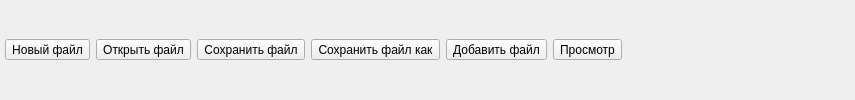
         <widget class="QFrame" name="controlsFrame">
          <property name="sizePolicy">
           <sizepolicy hsizetype="Preferred" vsizetype="Preferred">
            <horstretch>0</horstretch>
            <verstretch>0</verstretch>
           </sizepolicy>
          </property>
          <property name="frameShape">
           <enum>QFrame::NoFrame</enum>
          </property>
          <property name="frameShadow">
           <enum>QFrame::Plain</enum>
          </property>
          <layout class="QGridLayout" name="gridLayout_7">
           <property name="leftMargin">
            <number>5</number>
           </property>
           <property name="topMargin">
            <number>5</number>
           </property>
           <property name="rightMargin">
            <number>5</number>
           </property>
           <property name="bottomMargin">
            <number>5</number>
           </property>
           <item row="0" column="6">
            <spacer name="horizontalSpacer">
             <property name="orientation">
              <enum>Qt::Horizontal</enum>
             </property>
             <property name="sizeHint" stdset="0">
              <size>
               <width>228</width>
               <height>20</height>
              </size>
             </property>
            </spacer>
           </item>
           <item row="0" column="2">
            <widget class="QToolButton" name="saveFileToolButton">
             <property name="text">
              <string>Сохранить файл</string>
             </property>
             <property name="icon">
              <iconset resource="resources/images.qrc">
               <normaloff>:/new/prefix1/images/Save.png</normaloff>:/new/prefix1/images/Save.png</iconset>
             </property>
             <property name="iconSize">
              <size>
               <width>32</width>
               <height>32</height>
              </size>
             </property>
            </widget>
           </item>
           <item row="0" column="4">
            <widget class="QToolButton" name="addFileToolButton">
             <property name="text">
              <string>Добавить файл</string>
             </property>
             <property name="icon">
              <iconset resource="resources/images.qrc">
               <normaloff>:/new/prefix1/images/Plus.png</normaloff>:/new/prefix1/images/Plus.png</iconset>
             </property>
             <property name="iconSize">
              <size>
               <width>32</width>
               <height>32</height>
              </size>
             </property>
            </widget>
           </item>
           <item row="0" column="3">
            <widget class="QToolButton" name="saveFileAsToolButton">
             <property name="text">
              <string>Сохранить файл как</string>
             </property>
             <property name="icon">
              <iconset resource="resources/images.qrc">
               <normaloff>:/new/prefix1/images/SaveAs.png</normaloff>:/new/prefix1/images/SaveAs.png</iconset>
             </property>
             <property name="iconSize">
              <size>
               <width>32</width>
               <height>32</height>
              </size>
             </property>
            </widget>
           </item>
           <item row="0" column="1">
            <widget class="QToolButton" name="openFileToolButton">
             <property name="text">
              <string>Открыть файл</string>
             </property>
             <property name="icon">
              <iconset resource="resources/images.qrc">
               <normaloff>:/new/prefix1/images/FileOpen.png</normaloff>:/new/prefix1/images/FileOpen.png</iconset>
             </property>
             <property name="iconSize">
              <size>
               <width>32</width>
               <height>32</height>
              </size>
             </property>
            </widget>
           </item>
           <item row="0" column="0">
            <widget class="QToolButton" name="newFileToolButton">
             <property name="text">
              <string>Новый файл</string>
             </property>
             <property name="icon">
              <iconset resource="resources/images.qrc">
               <normaloff>:/new/prefix1/images/FileNew.png</normaloff>:/new/prefix1/images/FileNew.png</iconset>
             </property>
             <property name="iconSize">
              <size>
               <width>32</width>
               <height>32</height>
              </size>
             </property>
            </widget>
           </item>
           <item row="0" column="5">
            <widget class="QToolButton" name="viewToolButton">
             <property name="text">
              <string>Просмотр</string>
             </property>
             <property name="icon">
              <iconset resource="resources/images.qrc">
               <normaloff>:/new/prefix1/images/View.png</normaloff>:/new/prefix1/images/View.png</iconset>
             </property>
             <property name="iconSize">
              <size>
               <width>32</width>
               <height>32</height>
              </size>
             </property>
            </widget>
           </item>
          </layout>
         </widget>
